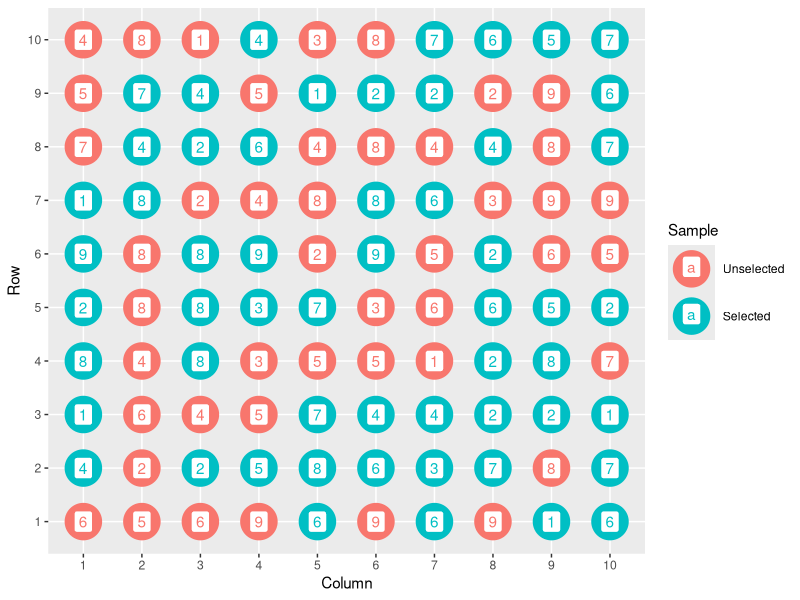

Generate this figure with R:
library(ggplot2)

## Create 10 x 10 grid
df <- expand.grid(
  Column = factor(1:10),
  Row = factor(1:10)
)

## Draw sample
df$Sample <- factor(
  sample(x = 1:2, size = 100, replace = TRUE),
  labels = c("Unselected", "Selected")
)

df$Value <- sample(x = 1:9, size = 100, replace = TRUE)

## Plot sample
ggplot(
  data = df, mapping = aes(
    x = Column, y = Row, color = Sample, label = Value
    )) + 
  geom_point(size = 12) + 
  geom_label(hjust = 0.5, vjust = 0.5) + 
  theme_grey()
